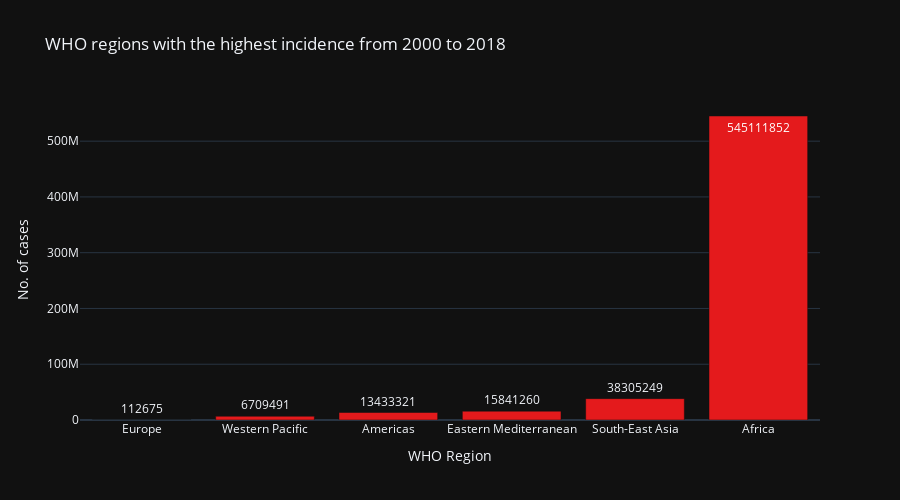

Notebook source saved alongside this figure:
### Markdown cell above
# WHO regions with the highest incidence

### Code cell
pio.templates.default = "plotly_dark"
fig = px.bar(who_group.sort_values("No. of cases",ascending=False)[::-1],y="No. of cases",x ="WHO Region",text="No. of cases",
             title="WHO regions with the highest incidence from 2000 to 2018",
             color_discrete_sequence= px.colors.qualitative.Set1,height=500,orientation="v")
fig.show()

### Figure 1 — Plotly figure (JSON) as saved in the notebook; plotly's stock layout.template omitted (floating-point values rounded to 4 significant figures)
{"data": [{"alignmentgroup": "True", "hovertemplate": "WHO Region=%{x}<br>No. of cases=%{text}<extra></extra>", "legendgroup": "", "marker": {"color": "rgb(228,26,28)"}, "name": "", "offsetgroup": "", "orientation": "v", "showlegend": false, "text": [112675, 6709491, 13433321, 15841260, 38305249, 545111852], "textposition": "auto", "type": "bar", "x": ["Europe", "Western Pacific", "Americas", "Eastern Mediterranean", "South-East Asia", "Africa"], "xaxis": "x", "y": [112675, 6709491, 13433321, 15841260, 38305249, 545111852], "yaxis": "y"}], "layout": {"barmode": "relative", "height": 500, "legend": {"tracegroupgap": 0}, "title": {"text": "WHO regions with the highest incidence from 2000 to 2018"}, "xaxis": {"anchor": "y", "domain": [0, 1], "title": {"text": "WHO Region"}}, "yaxis": {"anchor": "x", "domain": [0, 1], "title": {"text": "No. of cases"}}}}
